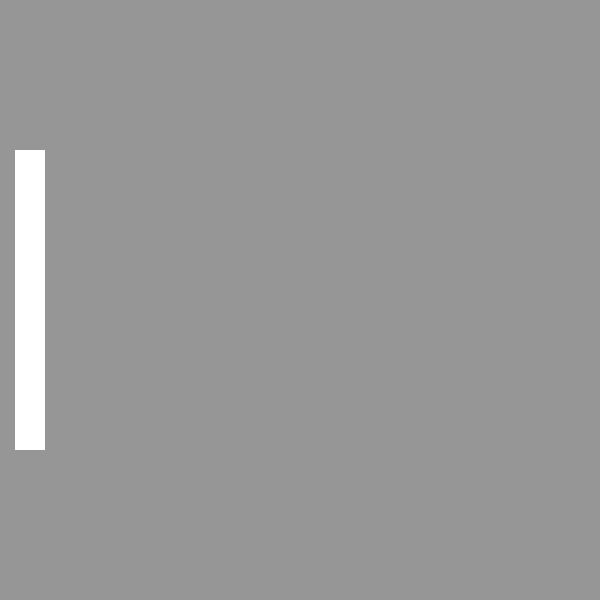
Frame 1 (no input)
Frame 60 (the mouse pressed at the canvas centre just before this capture): identical to frame 1, image omitted
Frame 120 (the mouse held since frame 60 and released just before this capture): identical to frame 1, image omitted

The Processing sketch that drew this single still picture (run headless with seeded random() and noise(); from frame 60 on, the mouse is pressed at the canvas centre):

// Processing sketch: sketch_11
// ── sketch_11.pde
// the for loop looks like it should be drawing 
// 10 rectangles to the screen, but it's only drawing one. 

// fix the scope of the x integer so that all 10 
// rectangles are drawn to the screen.

void setup() {
  size(600, 600);
  noStroke();
}

void draw() {
  background(150);
  for (int i = 0; i < 10; i++) {
    int x = 15;
    rect(x, 150, 30, 300);
    x += 60;
  }
}
